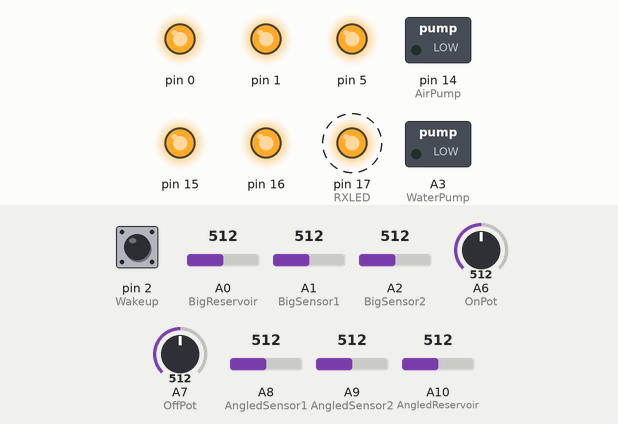
Simulated run of this sketch. Board: Arduino Leonardo, built with avr-gcc and run on an emulated ATmega32U4. On the bench: switched loads named in the sketch (green lamp = pin HIGH), output pins drawn as LEDs (lit = HIGH). Dashed ring = blinking. The inputs (shaded band) are chosen by the test bench; at power-on: A6 (OnPot) = 512, A0 (BigReservoir) = 512, pin 2 (Wakeup) LOW, A1 (BigSensor1) = 512, A2 (BigSensor2) = 512, A7 (OffPot) = 512, A8 (AngledSensor1) = 512, A9 (AngledSensor2) = 512, A10 (AngledReservoir) = 512. Sleep ends after the set time or at an interrupt; pins used as bus, display or sensor lines are not drawn.

Above: at 2.0 s.
2.1 s: A6 (OnPot) set to 397
5.6 s: A6 (OnPot) set to 373
At 5.7 s:
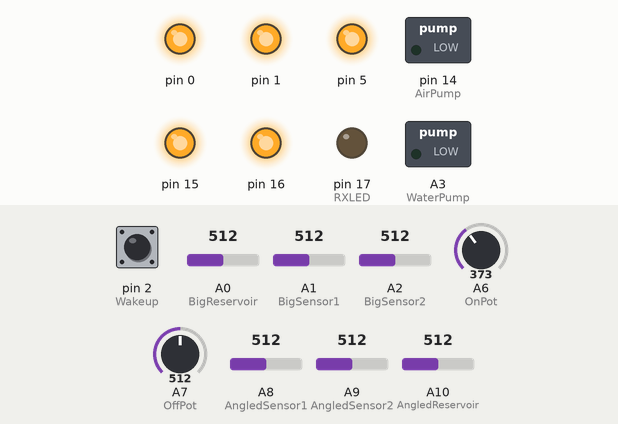
At 8.6 s:
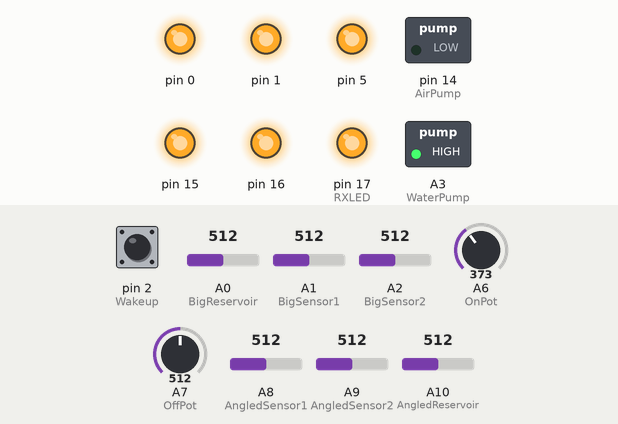
9.3 s: A0 (BigReservoir) set to 492
At 11.5 s:
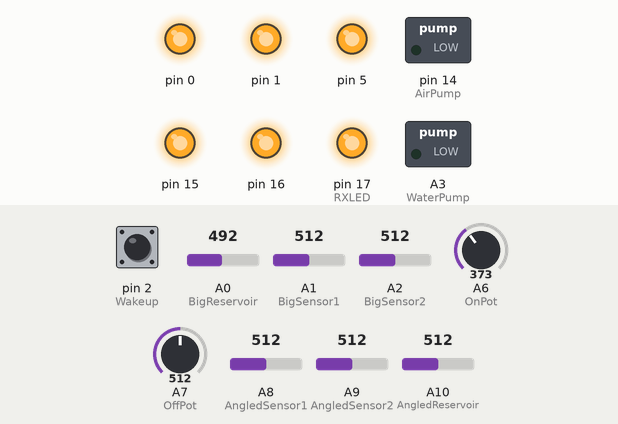
Timing chart, 0 to 13.0 s (numbered marks = the images above; inputs shaded):
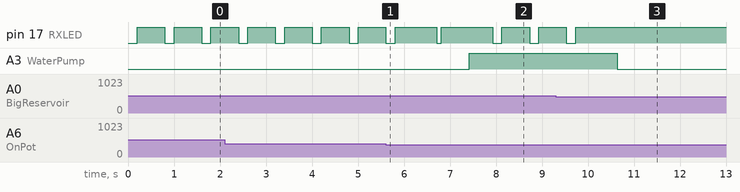

The sketch:

Outdoor_Garden_Sketch_24May2018.ino
```cpp
/* Automated garden watering and water aeration system.
Created by: Tony Swanson
Date: 18 Nov 2017

Last Modified by: Tony Swanson
Date: 24 May 2018

Functions:
   *  Reads four capacitive moisture sensors (with outputs shifted and amplified to approximately a 0-5v range).  0v = wet = 100% humidity. 5v = dry = 0% humidity.
   *  Reads two input potentiometers (with 0-5v range) to set maximum and minimum soil moisture threshholds. 0v = Minimum value. 5v = Maximum value.
   *  Reads a debounced float switch to verify water reservoir level (analog input; >500 [of 1023] is full)
   *  Turns on a water pump as needed to maintain soil moisture level within bounds set by potentiometers
   *  Turns on air pumps and circulation pumps (on same circuit) if reservoir contains water
   *  Turns off all pumps (water, air, circulation) if reservoir is depleted
*/


// INITIALIZE GLOBAL VARIABLES
unsigned long time_now = 0UL;                   // time in ms from the start of the pump control if statement block started
unsigned long runtime_start = 0UL;              // time in ms at which the last pump run started
unsigned long runtime = 0UL;                    // Duration in ms since the water pump most recently started (i.e. start of a new cycle)
int sleepcycles = 0;                            // Number of times controller has been put to sleep, since runtime_start
const unsigned long sleepduration = 1721000UL;  // Duration of time in ms that the CSS555 timer will allow the arduino to sleep.
const float MaxPumpOff = 21.0;                  // Sets maximum threshhold to turn off water pump, currently set to 0.1V (21 of 1023) - "max" refers to at wettest point
const float MinPumpOff = 409.0;                 // Sets minimum threshhold to turn off water pump, currently set to 1.0V (205 of 1023)
const float MaxPumpOn = 327.0;                  // Sets maximum threshhold to turn on water pump, currently set to 0.5V (103 of 1023)
const float MinPumpOn = 818.0;                  // Sets minimum threshhold to turn on water pump, currently set to 2.5V (511 of 1023)
const unsigned long AirPumpOff = 2160000UL;     // Duration of time in ms that the air pumps will run.
const unsigned long PumpGap = 21600000UL;       // Duration of time in ms between air pump runs.
unsigned long AirPumpSleepEnd = 0UL;            // End time for MCU sleep during air pump mode


// INITIALIZE PIN NAMES
const int RXLED = 17;                           // sets RX led to pin 17 - used to blink as notifier program is running and has entered a new loop
const int AngledReservoir = A10;                // sets pin 10 (aka "A10") to read the float sensor in the smaller reservoir (closed = empty = pin pulled below 2.5v, pot value <500)
const int BigReservoir = A0;                    // sets pin 18 (aka "A0") to read the float sensor in the larger reservoir (closed = empty = pin pulled below 2.5v, pot value <500)
const int WaterPump = A3;                       // sets pin 21 (aka "A3") to actuate the water pump - HIGH is "On," LOW is "Off"
const int AirPump = 14;                         // sets pin 14 to actuate the air pump - HIGH is "On," LOW is "Off"
const int OnPot = A6;                           // set pins 4 (aka "A6") & 6 (aka "A7") to read potentiometers. "OnPot" controls soil moisture level that initiates watering. "OffPot" controls stop point
const int OffPot = A7;
const int TimerTrigger = 3;                     // sets pin 3 to trigger CSS555 timer
const int Wakeup = 2;                           // sets interrupt input, from CSS555, to wake up microcontroller
const int Reset = 7;                            // sets reset output pin
const int AngledSensor1 = A8;                   // sets pin 8 as a moisture sensor pin   0 = wet , 1023 = dry
const int AngledSensor2 = A9;                   // sets pin 9 as a moisture sensor pin   0 = wet , 1023 = dry
const int BigSensor1 = A1;                      // sets pin 19 as a moisture sensor pin   0 = wet , 1023 = dry
const int BigSensor2 = A2;                      // sets pin 20 as a moisture sensor pin   0 = wet , 1023 = dry


// INITIALIZE SUB-FUNCTION VARIABLES
int Sensor1Val = 0;                             // Reading from 1st moisture sensor called within "readSoilSensors" function
int Sensor2Val = 0;                             // Reading from 2nd moisture sensor called within "readSoilSensors" function
int Sensor3Val = 0;                             // Reading from 3rd moisture sensor called within "readSoilSensors" function
int Sensor4Val = 0;                             // Reading from 4th moisture sensor called within "readSoilSensors" function
//int MaxMoistureLevel = 0;                       // The "wettest" of the four moisture sensor values
int AvgMoistureLevel = 0;                       // The average of the four moisture sensor values
//int MinMoistureLevel = 0;
int dwell = 0;                                  // Duration of time spent at each duty cycle step while soft-starting the pump motor (254 steps, which excludes "0" [0% / off] and "255" [100% / on])
int ii = 0;                                     // Counter used by 'FOR' loop in the pump motor soft-start routine


void setup() {


//SET PIN INPUTS/OUTPUTS
pinMode(RXLED, OUTPUT);                         // Set pin as output, to control RX LED
pinMode(AngledReservoir,INPUT);                 // Set pin as input, to read float sensor
pinMode(BigReservoir,INPUT);                    // Set pin as input, to read float sensor
pinMode(WaterPump,OUTPUT);                      // Set pin as output, to control water pump; HIGH is "On," LOW is "Off"
pinMode(AirPump,OUTPUT);                        // Set pin as output, to control air pump; HIGH is "On," LOW is "Off"
pinMode(OnPot,INPUT);                           // Set pin as input, to read watering gap input potentiometer
pinMode(OffPot,INPUT);                          // Set pin as input, to read watering duration input potentiometer
pinMode(TimerTrigger,OUTPUT);                   // Set pin as output, to trigger CSS555 timer
pinMode(Wakeup,INPUT);                          // Set pin as input, to wake up from CSS555 timer on falling edge
pinMode(Reset, OUTPUT);                         // set pin as output, to reset CSS555 timer
pinMode(AngledSensor1,INPUT);                   // Set pin as input, to read moisture sensor
pinMode(AngledSensor2,INPUT);                   // Set pin as input, to read moisture sensor
pinMode(BigSensor1,INPUT);                      // Set pin as input, to read moisture sensor
pinMode(BigSensor2,INPUT);                      // Set pin as input, to read moisture sensor


//SET UNUSED INPUTS/OUTPUTS TO CONSERVE POWER
pinMode(0,OUTPUT);
pinMode(1,OUTPUT);
pinMode(5,OUTPUT);
pinMode(15,OUTPUT);
pinMode(16,OUTPUT);


//SET PIN STATES
digitalWrite (RXLED, HIGH);                      // Set pin as high (off)
digitalWrite(WaterPump,LOW);                     // Set pin as low (pump off)
digitalWrite(AirPump,LOW);                       // Set pin as low (pump off)
digitalWrite(TimerTrigger,HIGH);                // Set pin as high, CSS555 timer triggers on falling edge
digitalWrite(Reset,HIGH);                       // Set pin as high, CSS555 resets on low
digitalWrite(0,HIGH);
digitalWrite(1,HIGH);
digitalWrite(5,HIGH);
digitalWrite(15,HIGH);
digitalWrite(16,HIGH);


// CALCULATE AIR PUMP CUTOFF TIME
AirPumpSleepEnd = AirPumpOff - sleepduration * 4 / 5;                    //Set cutoff to prevent air pump from running too long (max 1/5th sleep cycle over planned time)
}


void loop() {
//INITIALIZE LOOP VARIABLES
long PumpOff = 0;                                // Threshhold to turn off the pump
long PumpOn = 0;                                 // Threshhold to turn on the pump
int OnVal = 0;                                   // Potentiometer reading for gap between waterings (input A7)
int OffVal = 0;                                  // Potenitometer reading for duration of waterings (input A6)
float PumpOnVal = 0.0;                           // Output of floating point calculation for threshhold to turn off water pump, above the minimum value
float PumpOffVal = 0.0;                          // Output of floating point calculation for threshhold to turn on the water pump, above the minimum value


//BLINK LED TO SHOW NEW LOOP STARTED
digitalWrite(RXLED,LOW);                      // Turn on RXLED
delay(200);                                   // wait
digitalWrite(RXLED,HIGH);                     // Turn off RXLED
delay(200);                                   // wait


//READ POTENTIOMETERS & CALCULATE PUMPDUR, PUMPGAP
OnVal = analogRead(OnPot);
OffVal = analogRead(OffPot);

PumpOnVal = (float)OnVal / 1023.0 * (MinPumpOn - MaxPumpOn);             // Calculate threshold at which the water pump will start
PumpOn = long(PumpOnVal) + long(MaxPumpOn);

PumpOffVal = (float)OffVal / 1023.0 * (MinPumpOff - MaxPumpOff);         // Calculate threshold at which the water pump will stop
PumpOff = long(PumpOffVal) + long(MaxPumpOff);


//CONFIRM RESERVOIR HAS WATER
if(analogRead(AngledReservoir) > 500){
  if(analogRead(BigReservoir) > 500){

      //BLINK LED TO SHOW PUMP ALGORITHM STARTED
      TXLED1;                                       // Turn on TXLED
      delay(200);                                   // wait
      TXLED0;                                       // Turn off TXLED
      delay(200);                                   // wait


          //CHECK SOIL MOISTURE & TURN ON/OFF PUMPS ACCORDINGLY
      AvgMoistureLevel = readSoilSensors(AngledSensor1,AngledSensor2,BigSensor1,BigSensor2);               // Note the average soil moisture level (low value = high moisture content)


      if (digitalRead(WaterPump) == 1){
        if (AvgMoistureLevel < PumpOff){                                       // If water pump is on, and the average soil moisture content sensed is above the "wet" threshhold...
          delay(100);                                                          // Wait 0.1 second, then verify soil moisture levels again
          AvgMoistureLevel = readSoilSensors(AngledSensor1,AngledSensor2,BigSensor1,BigSensor2);
          if(AvgMoistureLevel < PumpOff){                                      // If soil moisture is confirmed to be above the "wet" threshhold
            softstop(WaterPump,1024);                                          // Turn off water pump (~1s rampdown)
          }
        }
      }

      else if (digitalRead(WaterPump) == 0){
        if (AvgMoistureLevel > PumpOn){                                        // If water pump is off, and the average soil moisture content sensed is below the "dry" threshhold...
          delay(100);                                                          // Wait 0.1 second, then verify soil moisture levels again
          AvgMoistureLevel = readSoilSensors(AngledSensor1,AngledSensor2,BigSensor1,BigSensor2);
          if (AvgMoistureLevel > PumpOn){                                      // If soil moisture is confirmed to be below "dry" threshhold
            TXLED1;                                                            // Blink RXLED 2x to note pump is being turned on
            delay(100);
            TXLED0;
            delay(100);
            digitalWrite(RXLED,LOW);
            delay(100);
            digitalWrite(RXLED,HIGH);
            delay(100);
            softstart(WaterPump,1024);                                         // Turn on water pump (~1s rampup)
          }
        }
      }

      else{                                                                    // Else, if the pump somehow is in another "state," default to off
        digitalWrite(WaterPump,LOW);
      }
/*
      //CHECK RUNTIME & TURN ON/OFF AIRPUMP ACCORDINGLY
      time_now = millis();                                                     //Capture millis function value
      runtime = time_now - runtime_start + sleepcycles * sleepduration;        //Calculate length of time since water pump initially turned on, include duration of LED blinks in sleep duration)

      if (runtime_start < 1){
        digitalWrite(Reset,LOW);                                               //Reset CSS555 timer
        digitalWrite(Reset,HIGH);
        runtime_start = time_now;                                              //Reset time at which pump has been turned on
        digitalWrite(AirPump,HIGH);                                            //Turn on air pump
      }

      else if (runtime < AirPumpSleepEnd){
          digitalWrite(AirPump,HIGH);                                          //Confirm air pump is still on

          if (digitalRead(WaterPump)== 0){
            sleepcycles = sleepcycles + 1;                                       //Increment sleep counter
            MCUsleep();                                                          //Go to sleep
            MCUwake();                                                           //Wake up
          }
      }

      else if (runtime <= AirPumpOff){                                         //If water pump has completed its user input duration, yet air pumps still are to be on, turn water pump off (or confirm off)
        digitalWrite(AirPump,HIGH);                                            //Confirm air pump is still on
      }

      else if (runtime < (AirPumpOff + PumpGap)){                              //If total runtime is less than duration for pump on time plus pump off time set by user, remain off
        digitalWrite(AirPump,LOW);                                             //Turn off air pump, confirm water pump is still off

        if (digitalRead(WaterPump)== 0){
            sleepcycles = sleepcycles + 1;                                       //Increment sleep counter
            MCUsleep();                                                          //Go to sleep
            MCUwake();                                                           //Wake up
        }
      }

      else {
        digitalWrite(AirPump,LOW);                                             //Confirm air pump is off
        runtime_start = 0;                                                     //Reset runtime_start time to re-initiate pump if statements
        sleepcycles = 0;                                                       //Reset sleep cycle counter
      }

*/
    }
    //IF BIG RESERVOIR IS LOW, TURN OFF PUMPS
    else{
      delay(200);
      if (analogRead(BigReservoir) <= 500){                                             // Wait 0.2 second, then confirm reservoir level
          if (digitalRead(WaterPump) == 1){
              softstop(WaterPump,1024);                                                // Turn off water pump (~1s rampdown), air pump
              digitalWrite(AirPump,LOW);
          }

          else {
              digitalWrite(WaterPump,LOW);
              digitalWrite(AirPump,LOW);
          }
      }
      MCUsleep();
      MCUwake();
    }
}


//IF ANGLED RESERVOIR IS LOW, TURN OFF PUMPS
else{
  delay(200);
  if (analogRead(AngledReservoir) <= 500){                                            // Wait 0.2 second, then confirm reservoir level
      if (digitalRead(WaterPump) == 1){
          softstop(WaterPump,1024);                                                // Turn off water pump (~1s rampdown), air pump
          digitalWrite(AirPump,LOW);
      }

      else {
          digitalWrite(WaterPump,LOW);
          digitalWrite(AirPump,LOW);
      }
  }
  MCUsleep();
  MCUwake();
}
}


//SUB-FUNCTION TO MEASURE FOUR SOIL MOISTURE LEVELS, RETURNING THE VALUE OF THE "WETTEST" SENSOR - I.E. THE MINIMUM VALUE
int readSoilSensors (int Sensor1, int Sensor2, int Sensor3, int Sensor4){

Sensor1Val = analogRead(Sensor1);                                            // Read soil moisture sensors
Sensor2Val = analogRead(Sensor2);
Sensor3Val = analogRead(Sensor3);
Sensor4Val = analogRead(Sensor4);
int output = (Sensor1Val + Sensor2Val + Sensor3Val + Sensor4Val) / 4 ;                                     // Note the average soil moisture level (low value = high moisture content)
//int output = min(Sensor1Val, Sensor2Val, Sensor3Val, Sensor4Val);                                     //Note maximum soil moisture level (low value = high moisture content)
return output;
}


// SUB-FUNCTION TO MINMIZE SPIKES IN CURRENT DRAW BY LINEARLY INCREASING MOTOR DUTY CYCLE OVER DURATION OF "RAMPUP" MILLISECONDS
void softstart(int PinNum, int rampup){

dwell = max(floor(rampup / 254), 2);                                          // Compute time to dwell at each duty cycle step [~500Hz frequency = 2ms cycle time, 0-255 duty cycle range]

for(ii = 1; ii <= 254; ii++){                                                // Linearly increase duty cycle over duration specified by "rampup" - minimum 2ms dwell time to allow at least 1 cycle per step
  analogWrite(PinNum,ii);
  delay(dwell);
}

digitalWrite(PinNum,HIGH);                                                   // Leave pin "on" (high)
}


// SUB-FUNCTION TO MINMIZE SPIKES IN VOLTAGE BY LINEARLY DECREASING MOTOR DUTY CYCLE OVER DURATION OF "RAMPDOWN" MILLISECONDS
void softstop(int PinNum, int rampdown){

dwell = max(floor(rampdown / 254),2);                                        // Compute time to dwell at each duty cycle step [~500Hz frequency = 2ms cycle time, 0-255 duty cycle range]

for(ii = 254; ii >= 1; ii--){                                                // Linearly decrease duty cycle over duration specified by "rampdown" - minimum 2ms dwell time to allow at least 1 cycle per step
  analogWrite(PinNum,ii);
  delay(dwell);
}

digitalWrite(PinNum,LOW);                                                    // Leave pin "off" (low)
}


//  SUB-FUNCTION TO PUT MCU INTO DEEP-SLEEP MODE
void MCUsleep(){
      digitalWrite(TimerTrigger,LOW);                                           // Start CSS555 timer
      digitalWrite(TimerTrigger,HIGH);                                          // Reset CSS555 timer start pin

      attachInterrupt(digitalPinToInterrupt(Wakeup),SleepRoutine,FALLING);      // Attach interrupt to wake up MCU
      SMCR = B00000100;                                                         // Set to Power Down mode
      SMCR |= 1;                                                                // Enable sleep operator
      asm  volatile("sleep");                                                   // Go to sleep
}


//  SUB-FUNCTION TO WAKE UP MCU FROM DEEP-SLEEP MODE
void MCUwake(){
      //Wake Up via 555 timer, detach interrupt
      SMCR = 0;                                                                 // Reset Sleep Mode Control Register
      detachInterrupt(digitalPinToInterrupt(Wakeup));
      delay(100);                                                               // Give MCU time to wake up
}

void SleepRoutine() {
}
```

Measured:
- the behaviour switches between 386 and 385 on A6 (OnPot) (found by bisection; images 0 and 1)
- the behaviour switches between 501 and 500 on A0 (BigReservoir) (found by bisection; images 2 and 3)
- after the input at 5.6 s, A3 (WaterPump): LOW → HIGH after 1.8 s
- after the input at 9.3 s, pin 17 (RXLED): goes on until 9.7 s, then stays HIGH; A3 (WaterPump): HIGH → LOW after 1.3 s
